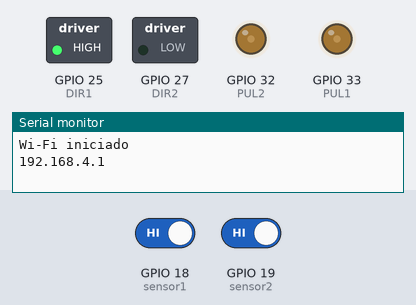
This sketch was run on a simulated ESP32. On the bench: switched loads named in the sketch (green lamp = pin HIGH), output pins drawn as LEDs (lit = HIGH), the last lines printed to the serial monitor. Inputs (shaded band) come from the test bench; at power-on: GPIO 18 (sensor1) HIGH, GPIO 19 (sensor2) HIGH.

Above: at 0.8 s.
0.9 s: GPIO 18 (sensor1) driven LOW
At 2.4 s:
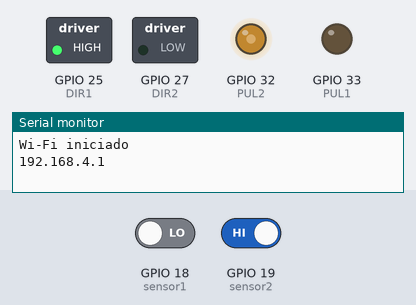
3.9 s: GPIO 19 (sensor2) driven LOW
At 4.7 s:
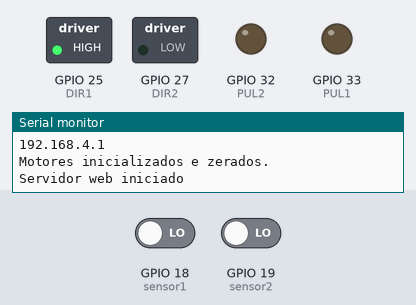
Timing chart, 0 to 6.9 s (numbered marks = the images above; inputs shaded):
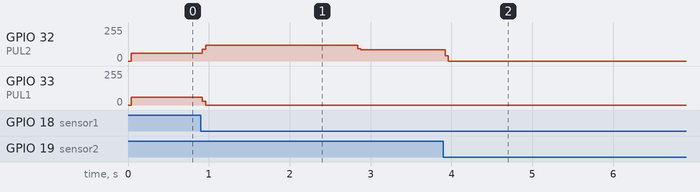

Measured:
- after the input at 0.9 s, GPIO 32 (PUL2): 58/255 → 117/255 at once, → 85/255 1.9 s later; GPIO 33 (PUL1): 59/255 → 0/255 at once
- after the input at 3.9 s, GPIO 32 (PUL2): 85/255 → 0/255 at once

The sketch:

test-motors-sensor.ino
```cpp
#include <Arduino.h>
#include <AsyncTCP.h>
#include <ESPAsyncWebServer.h>
#include <DNSServer.h>

// Configuração dos pinos para os dois motores
int PUL1 = 33; // Pino de Pulso do Motor 1 (Pulse +)
int DIR1 = 25; // Pino de Direção do Motor 1 (Dir +)
int PUL2 = 32; // Pino de Pulso do Motor 2 (Pulse +)
int DIR2 = 27; // Pino de Direção do Motor 2 (Dir +)

// Configuração dos pinos para os sensores infravermelhos
int sensor1 = 18; // Sensor do Motor Esquerdo
int sensor2 = 19; // Sensor do Motor Direito

// Configuração da rede Wi-Fi
const char* ssid = "ESP32_Motor_Controller"; // Nome da rede Wi-Fi
const char* password = "";                   // Senha (em branco)

// Servidor web e DNS
AsyncWebServer server(80);
DNSServer dnsServer;

int stepsPerRevolution = 6400; // Passos para uma revolução completa
int currentPosition1 = 0; // Posição atual do Motor 1 em passos
int currentPosition2 = 0; // Posição atual do Motor 2 em passos

void initializeMotors() {
  bool sensor1Active = false;
  bool sensor2Active = false;

  while (!sensor1Active || !sensor2Active) {
    if (!sensor1Active) {
      digitalWrite(DIR1, HIGH); // Rotação no sentido desejado
      digitalWrite(PUL1, HIGH);
      delayMicroseconds(50);
      digitalWrite(PUL1, LOW);
      delayMicroseconds(50);
      sensor1Active = digitalRead(sensor1) == LOW; // Estado invertido
    }
    if (!sensor2Active) {
      digitalWrite(DIR2, LOW); // Rotação no sentido oposto
      digitalWrite(PUL2, HIGH);
      delayMicroseconds(50);
      digitalWrite(PUL2, LOW);
      delayMicroseconds(50);
      sensor2Active = digitalRead(sensor2) == LOW; // Estado invertido
    }
  }

  // Zera as posições ao terminar
  currentPosition1 = 0;
  currentPosition2 = 0;
  Serial.println("Motores inicializados e zerados.");
}


// Função para mover ambos os motores com um slider único
void moveMotorsWithSlider(int angle) {
  int targetSteps = map(angle, 0, 360, 0, stepsPerRevolution);

  int stepsToMove1 = targetSteps - currentPosition1;
  int stepsToMove2 = targetSteps - currentPosition2;

  digitalWrite(DIR1, stepsToMove1 >= 0 ? LOW : HIGH); // Define direção do Motor 1
//  digitalWrite(DIR2, stepsToMove2 >= 0 ? HIGH : LOW); // Define direção do Motor 2 (oposto)
digitalWrite(DIR2, stepsToMove2 >= 0 ? LOW :HIGH); // Define direção do Motor 2 (oposto)

  stepsToMove1 = abs(stepsToMove1);
  stepsToMove2 = abs(stepsToMove2);

  int maxSteps = max(stepsToMove1, stepsToMove2);

  for (int i = 0; i < maxSteps; i++) {
    if (i < stepsToMove1) {
      digitalWrite(PUL1, HIGH);
    }
    if (i < stepsToMove2) {
      digitalWrite(PUL2, HIGH);
    }
    delayMicroseconds(50);
    digitalWrite(PUL1, LOW);
    digitalWrite(PUL2, LOW);
    delayMicroseconds(50);
  }

  currentPosition1 = targetSteps;
  currentPosition2 = targetSteps;
}

// Configuração do servidor web
void webServerSetup() {
  server.on("/", HTTP_GET, [](AsyncWebServerRequest *request) {
    request->send(200, "text/html", R"rawliteral(
      <!DOCTYPE html>
      <html lang="pt-BR">
      <head>
          <meta charset="UTF-8">
          <meta name="viewport" content="width=device-width, initial-scale=1.0">
          <title>Controle de Motores</title>
          <style>
              body { font-family: Arial, sans-serif; text-align: center; margin-top: 50px; }
              .slider { width: 80%; }
              .container { max-width: 600px; margin: auto; }
          </style>
      </head>
      <body>
          <div class="container">
              <h2>Controle de Motores</h2>
              <label for="angle">Ângulo (0-360): <span id="angleValue">0</span>°</label>
              <input type="range" id="angle" min="0" max="360" value="0" class="slider" oninput="updateAngle(this.value)">
              <button onclick="setAngle()">Definir Ângulo</button>
          </div>
          <script>
              function updateAngle(value) {
                  document.getElementById('angleValue').innerText = value;
              }
              function setAngle() {
                  const angle = document.getElementById('angle').value;
                  fetch(`/setAngle?value=${angle}`);
              }
          </script>
      </body>
      </html>
    )rawliteral");
    Serial.println("Página de controle dos motores carregada");
  });

  // Rota para definir o ângulo com o slider
  server.on("/setAngle", HTTP_GET, [](AsyncWebServerRequest *request) {
    if (request->hasParam("value")) {
      int angle = request->getParam("value")->value().toInt();
      moveMotorsWithSlider(angle);
      request->send(200, "text/plain", "Ângulo definido");
      Serial.print("Motores movidos para ângulo: ");
      Serial.println(angle);
    } else {
      request->send(400, "text/plain", "Parâmetro 'value' ausente");
    }
  });

  // Redireciona qualquer outra rota para a página raiz
  server.onNotFound([](AsyncWebServerRequest *request) {
    request->redirect("/");
  });

  server.begin();
  Serial.println("Servidor web iniciado");
}

void setup() {
  Serial.begin(115200);

  // Configura os pinos dos motores
  pinMode(PUL1, OUTPUT);
  pinMode(DIR1, OUTPUT);
  pinMode(PUL2, OUTPUT);
  pinMode(DIR2, OUTPUT);

  // Configura os pinos dos sensores
  pinMode(sensor1, INPUT);
  pinMode(sensor2, INPUT);

  // Configura o ESP32 como ponto de acesso
  WiFi.softAP(ssid, password);
  Serial.println("Wi-Fi iniciado");

  // Exibe o IP do ponto de acesso
  Serial.println(WiFi.softAPIP());

  // Configura o DNS para redirecionar todas as requisições para o IP do ESP32
  dnsServer.start(53, "*", WiFi.softAPIP());

  // Inicializa os motores e o servidor web
  initializeMotors();
  webServerSetup();
}

void loop() {
  dnsServer.processNextRequest();
}
```
